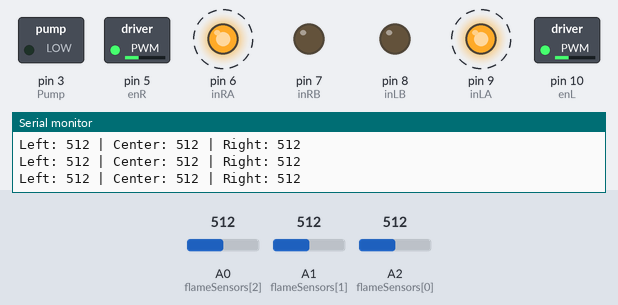
Recording of a sketch running on a simulated Arduino Uno, built with avr-gcc and run on an emulated ATmega328P. Shown: switched loads named in the sketch (green lamp = pin HIGH), output pins drawn as LEDs (lit = HIGH), the last lines printed to the serial monitor. Dashed ring = blinking. The test bench sets the inputs (shaded band); at power-on: A0 (flameSensors[2]) = 512, A1 (flameSensors[1]) = 512, A2 (flameSensors[0]) = 512.

Above: at 0.95 s.
1.3 s: A0 (flameSensors[2]) set to 503
At 1.73 s:
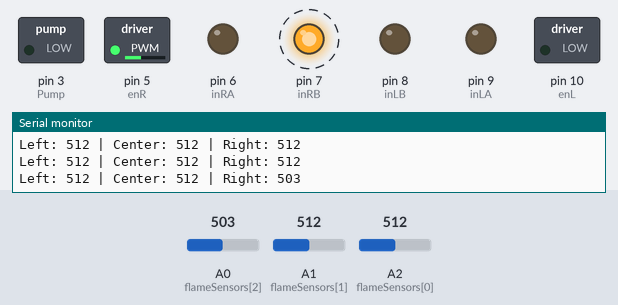
4.3 s: A1 (flameSensors[1]) set to 306
At 4.91 s:
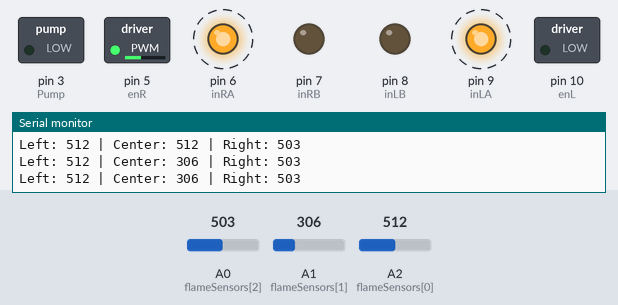
7.3 s: A2 (flameSensors[0]) set to 317
10.3 s: A2 (flameSensors[0]) set to 295
At 10.5 s:
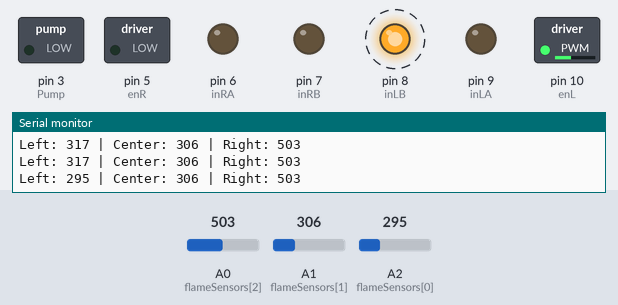
13.3 s: A1 (flameSensors[1]) set to 285
At 13.68 s:
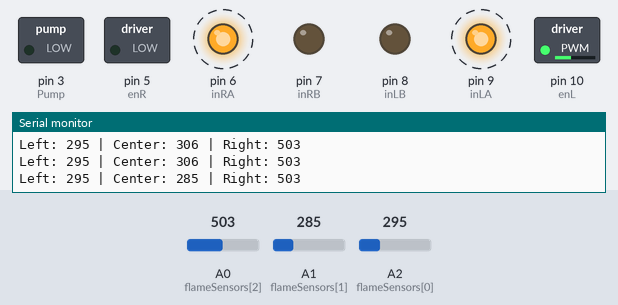
16.3 s: A0 (flameSensors[2]) set to 710
At 16.3 s:
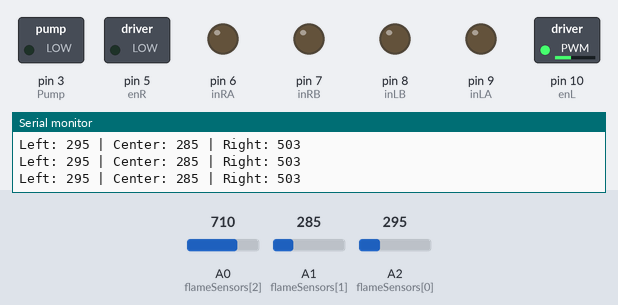
Timing chart, 0 to 19.3 s (numbered marks = the images above; inputs shaded):
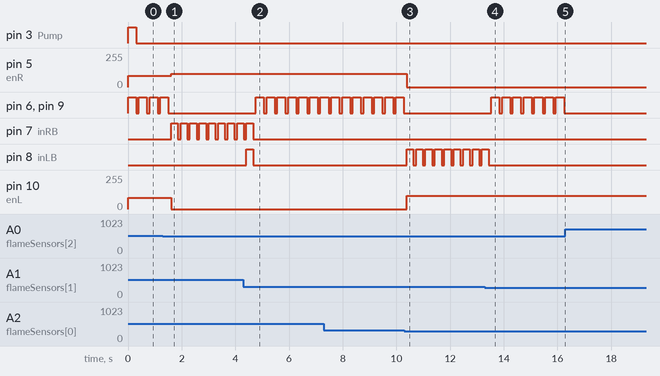

Measured:
- the behaviour switches between 512 and 511 on A0 (flameSensors[2]) (found by bisection; images 0 and 1)
- the behaviour switches between 306 and 305 on A2 (flameSensors[0]) (found by bisection; images 2 and 3)
- the behaviour switches between 296 and 295 on A1 (flameSensors[1]) (found by bisection; images 3 and 4)
- after the input at 1.3 s, pin 5 (enR): 85/255 → 100/255 after 0.31 s; pin 6 (inRA), pin 9 (inLA): goes on until 1.5 s, then stays LOW; pin 7 (inRB): alternates HIGH for 0.25 s and LOW for 0.10 s, starting after 0.31 s; pin 10 (enL): 85/255 → 0/255 after 0.31 s
- after the input at 4.3 s, pin 6 (inRA), pin 9 (inLA): alternates HIGH for 0.30 s and LOW for 0.10 s, starting after 0.47 s; pin 7 (inRB): goes on until 4.7 s, then stays LOW; pin 8 (inLB): LOW → HIGH after 0.11 s, → LOW 0.25 s later
- after the input at 10.3 s, pin 5 (enR): 100/255 → 0/255 after 0.08 s; pin 6 (inRA), pin 9 (inLA): stops changing and stays LOW; pin 8 (inLB): alternates HIGH for 0.25 s and LOW for 0.10 s, starting after 0.08 s; pin 10 (enL): 0/255 → 100/255 after 0.08 s
- after the input at 13.3 s, pin 6 (inRA), pin 9 (inLA): alternates HIGH for 0.30 s and LOW for 0.10 s, starting after 0.24 s; pin 8 (inLB): goes on until 13.4 s, then stays LOW
- after the input at 16.3 s, pin 6 (inRA), pin 9 (inLA): stops changing and stays LOW

The sketch:

Robot.ino
```cpp
#define Pump 3

int flameSensors[] = {A2, A1, A0}; // [0]=Esquerda, [1]=Centro, [2]=Direita

// === Motor Pins ===
#define enL 10
#define inLA 9
#define inLB 8

#define enR 5
#define inRA 6
#define inRB 7

int motorSpeed = 85;

// Controle da bomba
unsigned long lastFireDetectedTime = 0;
const unsigned long pumpDuration = 2000; // 2 segundos

bool jaAproximouDoFogo = false;

const int fireThreshold = 700;  // Quanto menor o valor, mais forte o fogo. Abaixo disso, considera fogo detectado.

void setup() {
  // Motores
  pinMode(enL, OUTPUT);
  pinMode(inLA, OUTPUT);
  pinMode(inLB, OUTPUT);

  pinMode(enR, OUTPUT);
  pinMode(inRA, OUTPUT);
  pinMode(inRB, OUTPUT);

  analogWrite(enL, motorSpeed);
  analogWrite(enR, motorSpeed);

  // Sensores
  for (int i = 0; i < 3; i++) {
    pinMode(flameSensors[i], INPUT);
  }

  // Bomba
  pinMode(Pump, OUTPUT);
  digitalWrite(Pump, HIGH); // desligada inicialmente

  // Serial para debug
  Serial.begin(9600);
}

void loop() {
  // Leitura analógica dos sensores
  int valLeft = analogRead(flameSensors[0]);
  int valCenter = analogRead(flameSensors[1]);
  int valRight = analogRead(flameSensors[2]);

  Serial.print("Left: "); Serial.print(valLeft);
  Serial.print(" | Center: "); Serial.print(valCenter);
  Serial.print(" | Right: "); Serial.println(valRight);

  bool fireDetected = valLeft < fireThreshold || valCenter < fireThreshold || valRight < fireThreshold;

  if (fireDetected) {
    lastFireDetectedTime = millis();

    // Caso fogo mais intenso esteja no centro
    if (valCenter < valLeft && valCenter < valRight && !jaAproximouDoFogo) {
      moveForward();
      delay(250);
      stopMotors();
      jaAproximouDoFogo = true;
    }
    // Fogo mais intenso à esquerda → desvia para direita
    else if (valLeft < valCenter && valLeft < valRight) {
      moveDiagonalRight();
      delay(250);
      stopMotors();
    }
    // Fogo mais intenso à direita → desvia para esquerda
    else if (valRight < valCenter && valRight < valLeft) {
      moveDiagonalLeft();
      delay(250);
      stopMotors();
    }
    // Fogo muito forte em todos → recua
    else if (valLeft < fireThreshold && valCenter < fireThreshold && valRight < fireThreshold) {
      moveBackward();
      delay(300);
      stopMotors();
    } else {
      stopMotors(); // caso indefinido
    }

  } else {
    jaAproximouDoFogo = false;
    stopMotors();
  }

  // Bomba ativa por 2 segundos após última detecção
  if (millis() - lastFireDetectedTime <= pumpDuration) {
    digitalWrite(Pump, LOW); // ligada
  } else {
    digitalWrite(Pump, HIGH); // desligada
  }

  delay(100);
}

// === Funções de Movimento ===
void moveForward() {
  digitalWrite(inLA, LOW);
  digitalWrite(inLB, HIGH);
  digitalWrite(inRA, LOW);
  digitalWrite(inRB, HIGH);
}

void moveBackward() {
  digitalWrite(inLA, HIGH);
  digitalWrite(inLB, LOW);
  digitalWrite(inRA, HIGH);
  digitalWrite(inRB, LOW);
}

void turnRight() {
  digitalWrite(inLA, HIGH);
  digitalWrite(inLB, LOW);
  digitalWrite(inRA, LOW);
  digitalWrite(inRB, HIGH);
}

void turnLeft() {
  digitalWrite(inLA, LOW);
  digitalWrite(inLB, HIGH);
  digitalWrite(inRA, HIGH);
  digitalWrite(inRB, LOW);
}

void moveDiagonalLeft() {
  analogWrite(enL, 0);
  analogWrite(enR, 100);

  digitalWrite(inLA, LOW);
  digitalWrite(inLB, LOW);
  digitalWrite(inRA, LOW);
  digitalWrite(inRB, HIGH);
}

void moveDiagonalRight() {
  analogWrite(enL, 100);
  analogWrite(enR, 0);

  digitalWrite(inLA, LOW);
  digitalWrite(inLB, HIGH);
  digitalWrite(inRA, LOW);
  digitalWrite(inRB, LOW);
}

void stopMotors() {
  digitalWrite(inLA, LOW);
  digitalWrite(inLB, LOW);
  digitalWrite(inRA, LOW);
  digitalWrite(inRB, LOW);
}
```
